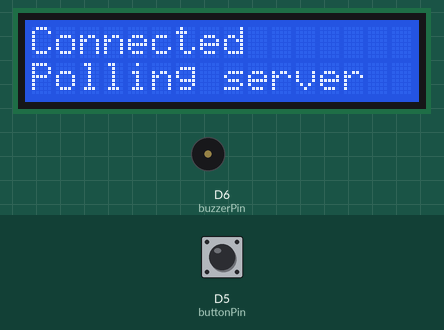
Recording of a sketch running on a simulated ESP8266 (NodeMCU). Shown: 16×2 character LCD, buzzer (waves = sounding, pin HIGH). The test bench sets the inputs (shaded band); at power-on: D5 (buttonPin) HIGH. WiFi joins after 1.5 s; servers stay silent unless stated; uploads are accepted with an empty reply.

Above: at 2.9 s.
3.0 s: D5 (buttonPin) pulled LOW for 3.2 s
At 5.6 s:
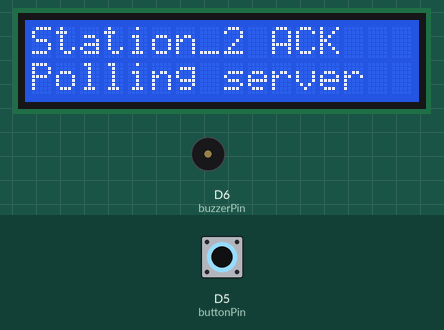
Timing chart, 0 to 7.1 s (numbered marks = the images above; inputs shaded):
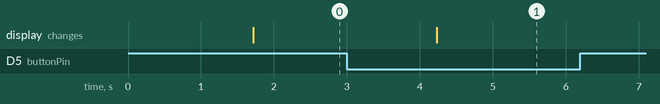

The sketch:

Power_Note_Receiver.ino
```cpp
/* The source Code from : https://github.com/riyadhasan24
 * By Md. Riyad Hasan
 */

#include <ESP8266WiFi.h>
#include <ESP8266HTTPClient.h>
#include <Wire.h>
#include <LiquidCrystal_I2C.h>

const uint8_t STATION_ID = 2;   // <-- set 1 for Receiver-1, set 2 for Receiver-2

const char* ssid = "Power Note";
const char* pass = "12345678";

// ESP32 AP default IP
const char* serverHost = "192.168.4.1";

LiquidCrystal_I2C lcd(0x25, 16, 2);

const uint8_t buzzerPin = D6;
const uint8_t buttonPin = D5;

unsigned long lastPollMs = 0;
const unsigned long pollIntervalMs = 1200;

uint32_t lastVersion = 0;

bool alarmOn = false;

bool lastButton = HIGH;
unsigned long pressStartMs = 0;
const unsigned long longPressMs = 900;

void buzzerOn()
{
  digitalWrite(buzzerPin, HIGH);
  alarmOn = true;
}

void buzzerOff()
{
  digitalWrite(buzzerPin, LOW);
  alarmOn = false;
}

bool httpGet(String url, String &out)
{
  WiFiClient client;
  HTTPClient http;

  if (!http.begin(client, url)) return false;
  int code = http.GET();
  if (code > 0) out = http.getString();
  http.end();

  return (code == 200);
}

bool parseMwAndV(const String &json, int &mw, uint32_t &v)
{
  int mwIdx = json.indexOf("\"mw\":");
  int vIdx  = json.indexOf("\"v\":");
  if (mwIdx < 0 || vIdx < 0) return false;

  mwIdx += 5;
  vIdx  += 4;

  int mwEnd = json.indexOf(",", mwIdx);
  if (mwEnd < 0) mwEnd = json.indexOf("}", mwIdx);
  mw = json.substring(mwIdx, mwEnd).toInt();

  int vEnd = json.indexOf(",", vIdx);
  if (vEnd < 0) vEnd = json.indexOf("}", vIdx);
  v = (uint32_t) json.substring(vIdx, vEnd).toInt();

  return true;
}

void showData(int mw, uint32_t v)
{
  lcd.clear();
  lcd.setCursor(0, 0);
  lcd.print("Station_");
  lcd.print(STATION_ID);

  lcd.setCursor(0, 1);
  lcd.print("Load: ");
  lcd.print(mw);
  lcd.print("MW");
}

void sendAck()
{
  String resp;
  String url = String("http://") + serverHost + "/ack?st=" + String(STATION_ID);
  httpGet(url, resp); // ignore response; it's ok
}

void connectWifi()
{
  WiFi.mode(WIFI_STA);
  WiFi.begin(ssid, pass);

  lcd.clear();
  lcd.setCursor(0, 0);
  lcd.print("Connecting...");
  lcd.setCursor(0, 1);
  lcd.print("Power Note");

  unsigned long start = millis();
  while (WiFi.status() != WL_CONNECTED && millis() - start < 15000)
  {
    delay(200);
  }

  lcd.clear();
  if (WiFi.status() == WL_CONNECTED)
  {
    lcd.setCursor(0, 0);
    lcd.print("Connected");
    lcd.setCursor(0, 1);
    lcd.print("Polling server");
  }
  else
  {
    lcd.setCursor(0, 0);
    lcd.print("WiFi Failed");
    lcd.setCursor(0, 1);
    lcd.print("Retrying...");
  }
}

void setup()
{
  pinMode(buzzerPin, OUTPUT);
  pinMode(buttonPin, INPUT_PULLUP);
  buzzerOff();

  Wire.begin();
  lcd.init();
  lcd.backlight();

  connectWifi();
}

void loop()
{
  // If WiFi drops, reconnect
  if (WiFi.status() != WL_CONNECTED)
  {
    connectWifi();
    delay(500);
    return;
  }

  // Poll for new data
  if (millis() - lastPollMs >= pollIntervalMs)
  {
    lastPollMs = millis();

    String resp;
    String url = String("http://") + serverHost + "/get?st=" + String(STATION_ID);
    if (httpGet(url, resp))
    {
      int mw = 0;
      uint32_t v = 0;
      if (parseMwAndV(resp, mw, v))
      {
        if (v != lastVersion)
        {
          lastVersion = v;
          showData(mw, v);
          buzzerOn(); // new update alarm
        }
      }
    }
  }

  bool nowButton = digitalRead(buttonPin); // LOW = pressed
  if (lastButton == HIGH && nowButton == LOW)
  {
    pressStartMs = millis();
  }

  if (lastButton == LOW && nowButton == HIGH)
  {
    pressStartMs = 0;
  }

  if (nowButton == LOW && pressStartMs > 0 && (millis() - pressStartMs >= longPressMs))
  {
    pressStartMs = 0;

    buzzerOff();
    sendAck();

    lcd.setCursor(0, 0);
    lcd.print("Station_");
    lcd.print(STATION_ID);
    lcd.print(" ACK  ");
  }

  lastButton = nowButton;
}
```

Measured:
- after the input at 3.0 s, the display: changes after 1.2 s (image 1)
